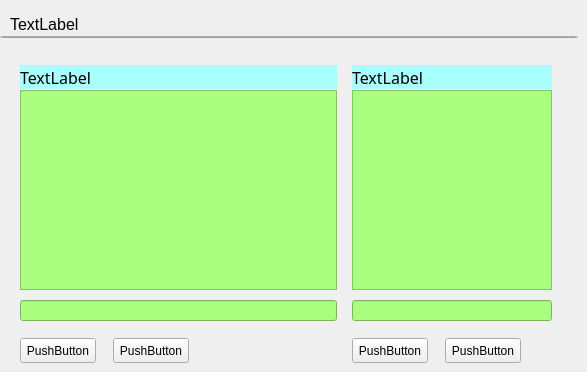
   <widget class="QWidget" name="TabSheet3">
    <attribute name="title">
     <string>页</string>
    </attribute>
    <widget class="QLineEdit" name="edtClinic">
     <property name="geometry">
      <rect>
       <x>20</x>
       <y>300</y>
       <width>317</width>
       <height>21</height>
      </rect>
     </property>
     <property name="styleSheet">
      <string notr="true">background-color: rgb(170, 255, 127);</string>
     </property>
    </widget>
    <widget class="QLineEdit" name="lineEdit_4">
     <property name="geometry">
      <rect>
       <x>0</x>
       <y>36</y>
       <width>578</width>
       <height>2</height>
      </rect>
     </property>
    </widget>
    <widget class="QPushButton" name="bitClinicA">
     <property name="geometry">
      <rect>
       <x>20</x>
       <y>338</y>
       <width>76</width>
       <height>25</height>
      </rect>
     </property>
     <property name="text">
      <string>PushButton</string>
     </property>
    </widget>
    <widget class="QLabel" name="lblClinicSet">
     <property name="geometry">
      <rect>
       <x>10</x>
       <y>14</y>
       <width>80</width>
       <height>20</height>
      </rect>
     </property>
     <property name="font">
      <font>
       <family>Arial</family>
       <pointsize>12</pointsize>
      </font>
     </property>
     <property name="text">
      <string>TextLabel</string>
     </property>
    </widget>
    <widget class="QLabel" name="lblClinic">
     <property name="geometry">
      <rect>
       <x>20</x>
       <y>65</y>
       <width>317</width>
       <height>24</height>
      </rect>
     </property>
     <property name="font">
      <font>
       <family>宋体</family>
       <pointsize>12</pointsize>
      </font>
     </property>
     <property name="styleSheet">
      <string notr="true">background-color: rgb(170, 255, 255);</string>
     </property>
     <property name="text">
      <string>TextLabel</string>
     </property>
    </widget>
    <widget class="QPushButton" name="bitRemarkA">
     <property name="geometry">
      <rect>
       <x>352</x>
       <y>338</y>
       <width>76</width>
       <height>25</height>
      </rect>
     </property>
     <property name="text">
      <string>PushButton</string>
     </property>
    </widget>
    <widget class="QPushButton" name="bitClinicD">
     <property name="geometry">
      <rect>
       <x>113</x>
       <y>338</y>
       <width>76</width>
       <height>25</height>
      </rect>
     </property>
     <property name="text">
      <string>PushButton</string>
     </property>
    </widget>
    <widget class="QPushButton" name="bitRemarkD">
     <property name="geometry">
      <rect>
       <x>445</x>
       <y>338</y>
       <width>76</width>
       <height>25</height>
      </rect>
     </property>
     <property name="text">
      <string>PushButton</string>
     </property>
    </widget>
    <widget class="QLabel" name="lblRemark">
     <property name="geometry">
      <rect>
       <x>352</x>
       <y>65</y>
       <width>200</width>
       <height>24</height>
      </rect>
     </property>
     <property name="font">
      <font>
       <family>宋体</family>
       <pointsize>12</pointsize>
      </font>
     </property>
     <property name="styleSheet">
      <string notr="true">background-color: rgb(170, 255, 255);</string>
     </property>
     <property name="text">
      <string>TextLabel</string>
     </property>
    </widget>
    <widget class="QLineEdit" name="edtRemark">
     <property name="geometry">
      <rect>
       <x>352</x>
       <y>300</y>
       <width>200</width>
       <height>21</height>
      </rect>
     </property>
     <property name="styleSheet">
      <string notr="true">background-color: rgb(170, 255, 127);</string>
     </property>
    </widget>
    <widget class="QListWidget" name="LbClinic">
     <property name="geometry">
      <rect>
       <x>20</x>
       <y>90</y>
       <width>317</width>
       <height>200</height>
      </rect>
     </property>
     <property name="font">
      <font>
       <family>宋体</family>
       <pointsize>10</pointsize>
      </font>
     </property>
     <property name="styleSheet">
      <string notr="true">background-color: rgb(170, 255, 127);</string>
     </property>
    </widget>
    <widget class="QListWidget" name="LbRemark">
     <property name="geometry">
      <rect>
       <x>352</x>
       <y>90</y>
       <width>200</width>
       <height>200</height>
      </rect>
     </property>
     <property name="font">
      <font>
       <family>宋体</family>
       <pointsize>10</pointsize>
      </font>
     </property>
     <property name="styleSheet">
      <string notr="true">background-color: rgb(170, 255, 127);</string>
     </property>
    </widget>
   </widget>
